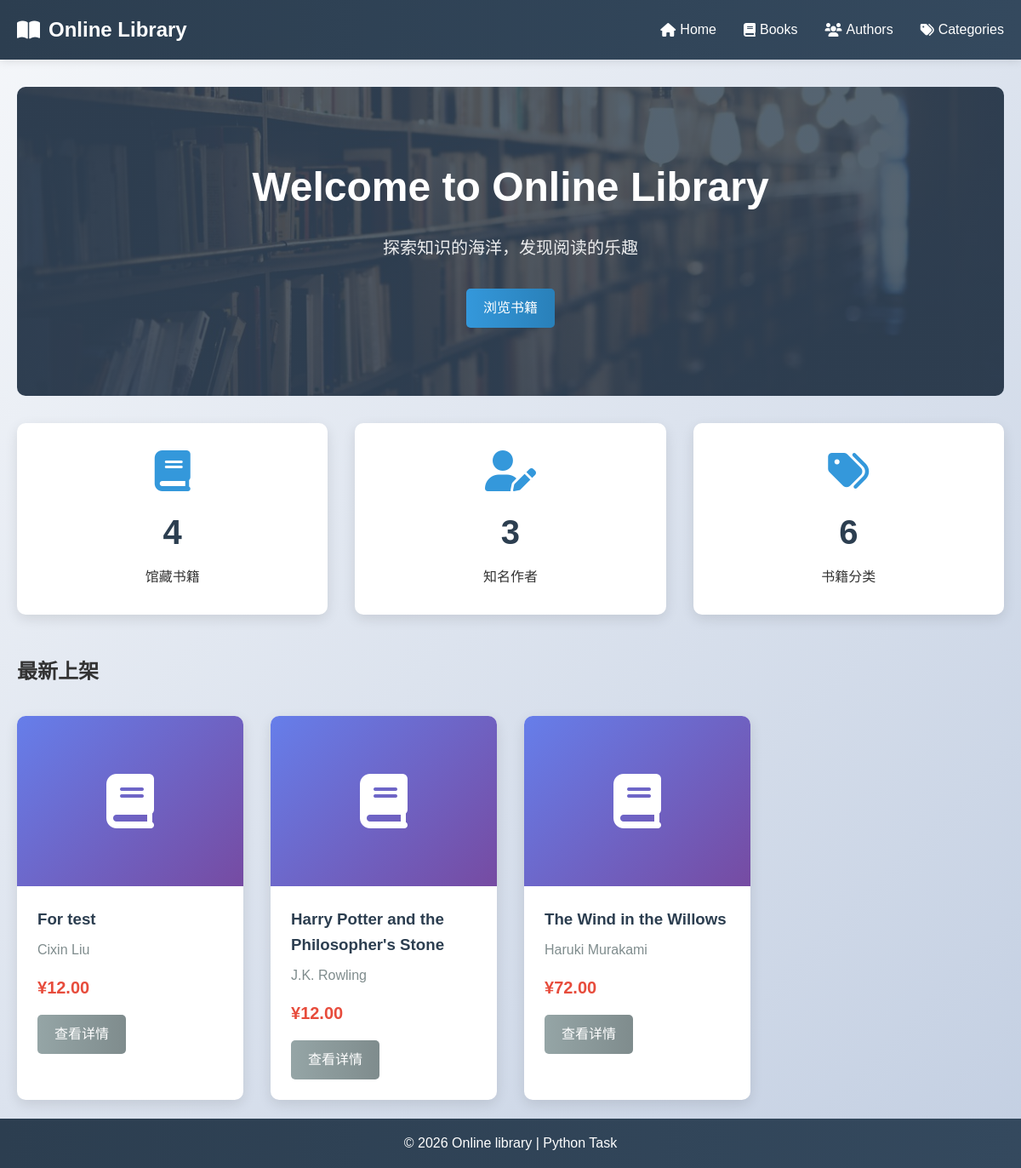
The page / on the database its author committed.
### models.py (models this page shows, shortened)
class Book(db.Model):
    id = db.Column(db.Integer, primary_key=True)
    title = db.Column(db.String(200), nullable=False)
    publish_year = db.Column(db.Integer)
    publisher = db.Column(db.String(256))
    edition = db.Column(db.String(50))
    pages = db.Column(db.Integer)
    price = db.Column(db.Float)
    description = db.Column(db.Text)
    added_date = db.Column(db.DateTime, default=datetime.utcnow)
    author_id = db.Column(db.Integer, db.ForeignKey('author.id'), nullable=False)
    category_id = db.Column(db.Integer, db.ForeignKey('category.id'), nullable=False)
    language_id = db.Column(db.Integer, db.ForeignKey('language.id'), nullable=False)
    cover_type_id = db.Column(db.Integer, db.ForeignKey('cover_type.id'), nullable=False)

class Author(db.Model):
    id = db.Column(db.Integer, primary_key=True)
    name = db.Column(db.String(100), nullable=False)
    birth_date = db.Column(db.Date)
    nationality_id = db.Column(db.Integer, db.ForeignKey('language.id'), nullable=False)
    is_alive = db.Column(db.Boolean, default=True)
    biography = db.Column(db.Text)
    books = db.relationship('Book', backref='author', lazy=True)

### app.py (the view)
@app.route('/')
def index():
    total_books = Book.query.count()
    total_authors = Author.query.count()
    total_categories = Category.query.count()
    recent_books = Book.query.order_by(Book.added_date.desc()).limit(3).all()
    return render_template('index.html', total_books=total_books,
                          total_authors=total_authors,
                          total_categories=total_categories,
                          recent_books=recent_books)

### templates/index.html (shortened to what this page needs)
{% extends "base.html" %}
{% block content %}
<section class="hero">
    <div class="hero-content">
        <h1>Welcome to Online Library</h1>
        <p>探索知识的海洋，发现阅读的乐趣</p>
        <a href="{{ url_for('books') }}" class="btn btn-primary">浏览书籍</a>
    </div>
</section>
<section class="stats">
    <div class="stat-card">
        <i class="fas fa-book"></i>
        <h3>{{ total_books }}</h3>
        <p>馆藏书籍</p>
    </div>
    <div class="stat-card">
        <i class="fas fa-user-edit"></i>
        <h3>{{ total_authors }}</h3>
        <p>知名作者</p>
    </div>
    <div class="stat-card">
        <i class="fas fa-tags"></i>
        <h3>{{ total_categories }}</h3>
        <p>书籍分类</p>
    </div>
</section>
<section class="recent-books">
    <h2>最新上架</h2>
    <div class="books-grid">
        {% for book in recent_books %}
        <div class="book-card">
            <div class="book-cover">
                <i class="fas fa-book"></i>
            </div>
            <div class="book-info">
                <h3>{{ book.title }}</h3>
                <p class="author">{{ book.author.name }}</p>
                <p class="price">¥{{ "%.2f"|format(book.price) }}</p>
                <a href="{{ url_for('book_detail', book_id=book.id) }}" class="btn btn-secondary">查看详情</a>
            </div>
        </div>
        {% endfor %}
    </div>
</section>
{% endblock %}

### static/css/style.css (style rules this page uses)
* { margin: 0; padding: 0; box-sizing: border-box; }
body { font-family: 'Noto Sans SC', sans-serif; line-height: 1.6; color: #333; background: linear-gradient(135deg, #f5f7fa 0%, #c3cfe2 100%); min-height: 100vh; }
.btn { display: inline-block; padding: 10px 20px; border: none; border-radius: 5px; text-decoration: none; font-weight: 500; cursor: pointer; transition: all 0.3s ease; font-family: inherit; font-size: 1rem; }
.btn-primary { background: linear-gradient(90deg, #3498db 0%, #2980b9 100%); color: white; }
.btn-secondary { background: linear-gradient(90deg, #95a5a6 0%, #7f8c8d 100%); color: white; }
.hero { background: linear-gradient(rgba(44, 62, 80, 0.8), rgba(44, 62, 80, 0.8)), url('../img/image.png') center/cover; color: white; text-align: center; padding: 5rem 0; border-radius: 10px; margin-top: 2rem; margin-bottom: 2rem; }
.hero-content h1 { font-size: 3rem; margin-bottom: 1rem; }
.hero-content p { font-size: 1.25rem; margin-bottom: 2rem; opacity: 0.9; }
.stats { display: grid; grid-template-columns: repeat(auto-fit, minmax(200px, 1fr)); gap: 2rem; margin-bottom: 3rem; }
.stat-card { background: white; padding: 2rem; border-radius: 10px; text-align: center; box-shadow: 0 5px 15px rgba(0, 0, 0, 0.1); transition: transform 0.3s ease; }
.stat-card i { font-size: 3rem; color: #3498db; margin-bottom: 1rem; }
.stat-card h3 { font-size: 2.5rem; margin-bottom: 0.5rem; color: #2c3e50; }
.books-grid { display: grid; grid-template-columns: repeat(auto-fill, minmax(250px, 1fr)); gap: 2rem; margin-top: 2rem; }
.book-card { background: white; border-radius: 10px; overflow: hidden; box-shadow: 0 5px 15px rgba(0, 0, 0, 0.1); transition: transform 0.3s ease; }
.book-cover { background: linear-gradient(135deg, #667eea 0%, #764ba2 100%); height: 200px; display: flex; align-items: center; justify-content: center; color: white; font-size: 4rem; }
.book-info { padding: 1.5rem; }
.book-info h3 { margin-bottom: 0.5rem; color: #2c3e50; }
.book-info .author { color: #7f8c8d; margin-bottom: 1rem; }
.book-info .price { font-size: 1.25rem; font-weight: 700; color: #e74c3c; margin-bottom: 1rem; }

### rows shown on the page
Book: title "For test", author.name "Cixin Liu", price "12.00"
Book: title "Harry Potter and the Philosopher's Stone", author.name "J.K. Rowling", price "12.00"
Book: title "The Wind in the Willows", author.name "Haruki Murakami", price "72.00"

### other values the page prints
{{ total_books }} "4"
{{ total_authors }} "3"
{{ total_categories }} "6"
